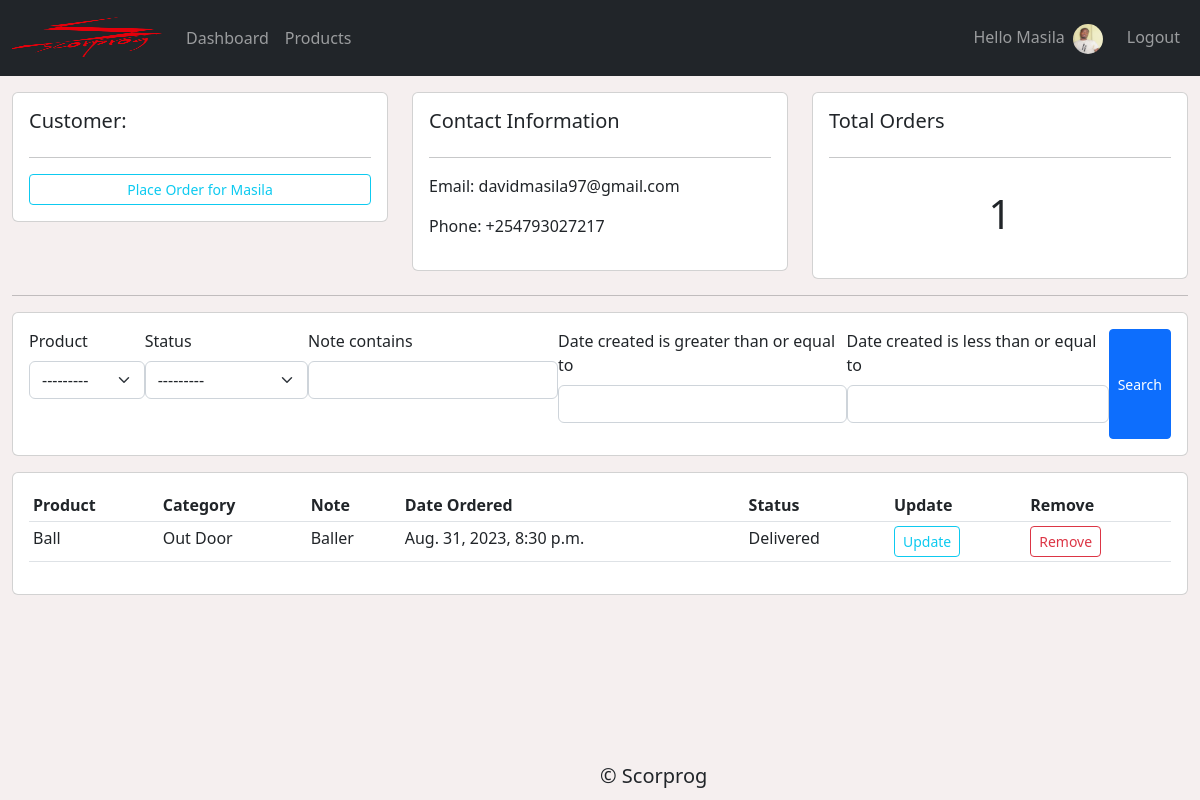
The app's page /customer/1/ (signed in) with its own data.
### accounts/models.py (models this page shows, shortened)
class Customer(models.Model):
    user = models.OneToOneField(User, null=True, on_delete=models.CASCADE)
    first_name = models.CharField(max_length=100, null=True)
    last_name = models.CharField(max_length=100, null=True)
    email = models.EmailField(max_length=100, null=True)
    profile_pic = models.ImageField(null=True, blank=True, default="Blank.png")
    phone = models.CharField(null=True, unique=True, max_length=50)
    date_created = models.DateTimeField(auto_now_add=True)

class Order(models.Model):
    STATUS = (
        ('Pending','Pending'),
        ('Out for delivery','Out for delivery'),
        ('Delivered', 'Delivered')
    )
    customer = models.ForeignKey(Customer, null=True, on_delete=models.SET_NULL)
    product = models.ForeignKey(Product, null=True, on_delete=models.SET_NULL)
    date_created = models.DateTimeField(auto_now_add=True, null=True)
    status = models.CharField(max_length=50, choices=STATUS)
    note = models.CharField(max_length=100, null=True)

class Product(models.Model):
    CATEGORY = (
        ('Indoor', 'Indoor'),
        ('Out Door', 'Out Door')
    )
    product_name = models.CharField(max_length=100, null=True)
    price = models.FloatField(null=True)
    category = models.CharField(max_length=100, null=True, choices=CATEGORY)
    description = models.TextField(max_length=250, null=True, blank=True)
    date_created = models.DateTimeField(auto_now_add=True)
    tag = models.ManyToManyField(Tag)
    def __str__(self):
        return self.product_name

### accounts/decorators.py (the view)
        def wrapper(request, *args, **kwargs):
            group = None
            if request.user.groups.exists():
                group = request.user.groups.all()[0].name
            if group in allowed_groups:
                return view_func(request, *args, **kwargs)
            else:
                return HttpResponse("<h1>403 Forbidden</h1>")

### accounts/views.py (called while the page is built)
@login_required(login_url='/login')
@allowed_access(allowed_groups=['admin', 'employee'])
def customers(request, id):
    customer = Customer.objects.get(id=id)
    orders = customer.order_set.all()
    my_filter = OrderFilter(request.GET, queryset=orders)
    orders = my_filter.qs
    context = {
        'customer': customer,
        'orders': orders,
        'filter': my_filter
    }
    return render(request, 'accounts/customer.html', context)

### accounts/templates/accounts/customer.html (shortened to what this page needs)
{% extends 'accounts/base.html'%}
{% load crispy_forms_tags %}
{% block content %}
<div class="container-fluid mt-3">
    <div class="row mb-3">
        <div class="col-md">
            <div class="card card-body">
                <h5>Customer: </h5>
                <hr>
                <a href="{% url 'create_order' customer.id %}" class="btn btn-outline-info btn-sm btn-block">Place Order
                    for {{ customer.first_name }}</a>
            </div>
        </div>
        <div class="col-md">
            <div class="card card-body">
                <h5>Contact Information</h5>
                <hr>
                <p>Email: {{ customer.email }}</p>
                <p>Phone: {{ customer.phone }}</p>
            </div>
        </div>
        <div class="col-md">
            <div class="card card-body">
                <h5>Total Orders</h5>
                <hr>
                <h1 class="text-center p-3">{{ orders.count }}</h1>
            </div>
        </div>
    </div>
    <hr>
    <div class="row mb-3">
        <div class="col">
            <div class="card card-body">
                <form method="GET">
                    <div class="d-flex justify-content-evenly">
                        {{ filter.form | crispy }}
                        <button class="btn btn-sm btn-primary" type="submit">Search</button>
                    </div>
                </form>
            </div>
        </div>
    </div>
    <div class="row mb-3">
        <div class="col-md">
            <div class="card card-body">
                <table class="table table-sm">
                    <tr>
                        <th>Product</th>
                        <th>Category</th>
                        <th>Note</th>
                        <th>Date Ordered</th>
                        <th>Status</th>
                        <th>Update</th>
                        {% for group in user.groups.all %}
                        {% if group.name == 'admin' %}
                        <th>Remove</th>
                        {% endif %}
                        {% endfor %}
                    </tr>
                    {% for order in orders %}
                    <tr>
                        <td>{{ order.product }}</td>
                        <td>{{ order.product.category}}</td>
                        <td>{{ order.note}}</td>
                        <td>{{ order.date_created }}</td>
                        <td>{{ order.status }}</td>
                        <td><a href="{% url 'update_order' order.id %}">
                                <div class="btn btn-sm btn-outline-info">Update</div>
                            </a></td>
                        {% for group in user.groups.all %}
                        {% if group.name == 'admin' %}
                        <td><a href="{% url 'delete_order' order.id %}">
                                <div class="btn btn-sm btn-outline-danger">Remove</div>
                            </a></td>
                        {% endif %}
                        {% endfor %}
                    </tr>
                    {% endfor %}
                </table>
            </div>
        </div>
    </div>
</div>
{% endblock content%}

### accounts/templates/accounts/navbar.html (shortened to what this page needs)
{% load static %}
<nav class="navbar navbar-dark navbar-expand-lg bg-dark">
    <div class="container-fluid">
        <a class="navbar-brand" href="{% url 'home' %}"><img src="{% static 'images/logo.png' %}" alt="scorprog logo"
                id="img-logo"></a>
        <div class="collapse navbar-collapse" id="navbarNavDropdown">
            <ul class="navbar-nav">
                {% for groups in user.groups.all %}
                {% if groups.name == 'admin' %}
                <li class="nav-item">
                    <a class="nav-link" aria-current="page" href="{% url 'home' %}">Dashboard</a>
                </li>
                <li class="nav-item">
                    <a class="nav-link" href="{% url 'products' %}">Products</a>
                </li>
                {% endif %}
                {% endfor %}
            </ul>
            <ul class="navbar-nav ms-auto">
                {% if not user.is_authenticated %}
                <li class="nav-item">
                    <a class="nav-link" href="{% url 'login' %}">login</a>
                </li>
                <li class="nav-item">
                    <a class="nav-link" href="{% url 'register' %}">Signup</a>
                </li>
                {% else %}
                <li class="nav-item">
                    <span class="nav-link">Hello {{ user|capfirst }}</span>
                </li>
                {% if user.customer.profile_pic %}
                <a class="navbar-brand" href="{% url 'settings' %}"><img src="{{ user.customer.profile_pic.url }}"
                        alt="scorprog logo" id="profile-logo"></a>
                {% endif %}
                <li class="nav-item">
                    <a class="nav-link" href="{% url 'logout' %}">Logout</a>
                </li>
                {% endif %}
            </ul>
        </div>
    </div>
</nav>

### static/css/main.css (style rules this page uses)
body { margin: 0; padding: 0; height: 100%; background: #f5efef !important; }
#img-logo { min-height: 30px; max-height: 50px; max-width: 200px; width: 150px; }
#profile-logo { height: 30px; width: 30px; max-height: 30px; max-width: 30px; border-radius: 50%; }

### records on screen
Customer: first_name "Masila", email "davidmasila97@gmail.com", phone "+254793027217"
Order: product "Ball", product.category "Out Door", note "Baller", date_created "Aug. 31, 2023, 8:30 p.m.", status "Delivered"

### other values on screen
{{ user|capfirst }} "Masila"
{{ orders.count }} "1"
